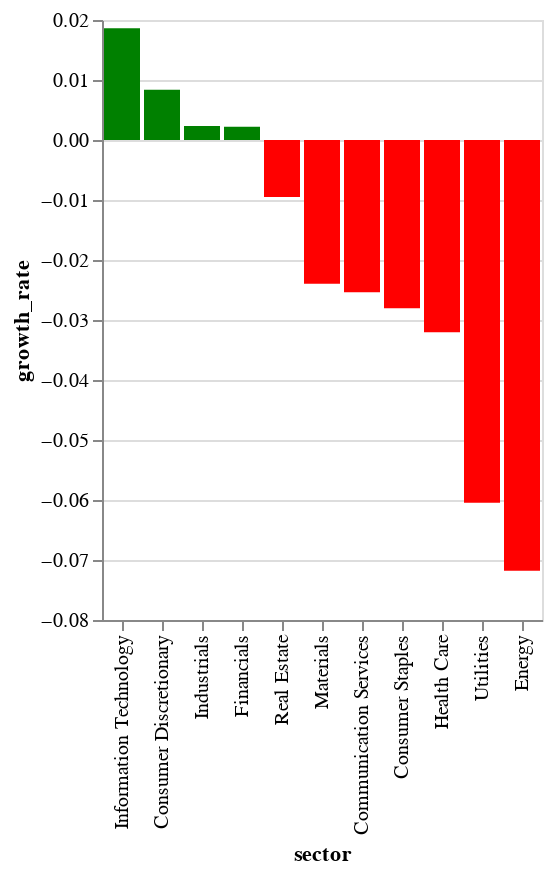

The notebook cell saved with this chart:
### Code cell
bar_chart(30)

### Figure 1 — Vega-Lite specification as saved in the notebook (floating-point values rounded to 4 significant figures)
{"config": {"view": {"continuousWidth": 400, "continuousHeight": 300}}, "data": {"name": "data-b08d223495692f99e15bbc46bc9ea537"}, "mark": "bar", "encoding": {"color": {"condition": {"value": "green", "test": "(datum.growth_rate > 0)"}, "value": "red"}, "x": {"field": "sector", "sort": "-y", "type": "nominal"}, "y": {"field": "growth_rate", "type": "quantitative"}}, "$schema": "https://vega.github.io/schema/vega-lite/v4.17.0.json", "datasets": {"data-b08d223495692f99e15bbc46bc9ea537": [{"sector": "Industrials", "growth_rate": 0.002334}, {"sector": "Health Care", "growth_rate": -0.03203}, {"sector": "Information Technology", "growth_rate": 0.01862}, {"sector": "Communication Services", "growth_rate": -0.02537}, {"sector": "Consumer Staples", "growth_rate": -0.02803}, {"sector": "Consumer Discretionary", "growth_rate": 0.008363}, {"sector": "Utilities", "growth_rate": -0.06046}, {"sector": "Financials", "growth_rate": 0.002203}, {"sector": "Materials", "growth_rate": -0.02397}, {"sector": "Real Estate", "growth_rate": -0.009485}, {"sector": "Energy", "growth_rate": -0.07177}]}}
